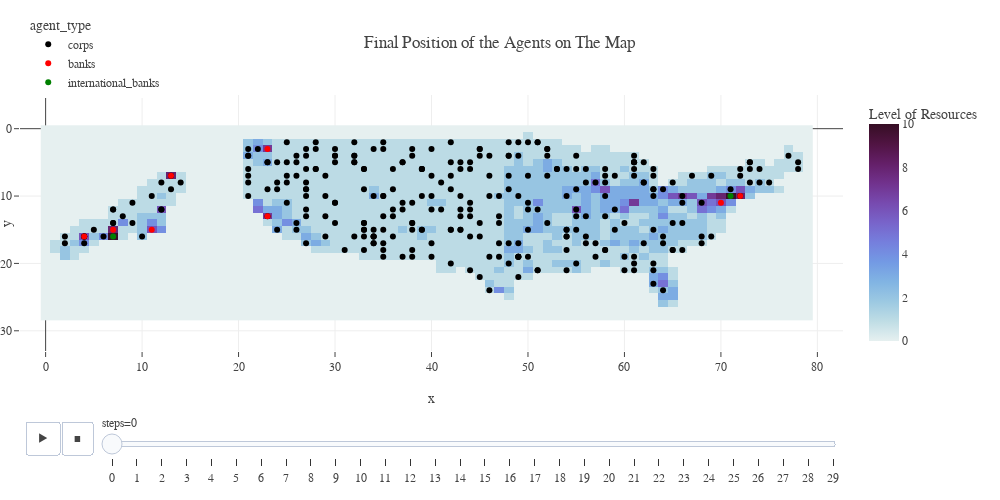

Write notebook code for a chart like this one.
### Code cell
def plot_agent_movement(model, agent_position_df):

    temp = dict(layout=go.Layout(font=dict(family="Franklin Gothic", size = 12)))
    map_a = model.static_map.currencyA_map_init
    map_b = model.static_map.currencyB_map_init
    world_map = map_a + map_b


    fig = px.scatter(agent_position_df, 
                    x = "x", 
                    y = "y", 
                    animation_frame = "steps", 
                    animation_group = "agent_id", 
                    color = "agent_type", 
                    color_discrete_sequence = ["black", "red", "green"],
                    hover_name = "agent_type")

    fig.add_heatmap(z = world_map, 
                    colorscale='dense', 
                    colorbar=dict(title='Level of Resources'))

    fig.update_yaxes(range = [agent_position_df['y'].max() + 5, agent_position_df['y'].min() - 5])

    fig.update_layout(template = temp,
                    title_text = 'Final Position of the Agents on The Map',
                    hovermode = 'closest', 
                    margin = dict(l = 20, r = 20, t = 50, b = 20),
                    height = 500, 
                    width = 1000, 
                    showlegend = True, 
                    legend = dict(yanchor = "bottom", 
                                    y = 0.99,
                                    xanchor = "left",
                                    x = 0.01))
    return fig


plot_agent_movement(model, agent_position_df)

### Figure 1 — Plotly figure (JSON) as saved in the notebook; plotly's stock layout.template omitted (floating-point values rounded to 4 significant figures; data arrays with more than 128 entries replaced by an {"elided": "..."} marker saying what was removed)
{"data": [{"hovertemplate": "<b>%{hovertext}</b><br><br>agent_type=corps<br>steps=0<br>x=%{x}<br>y=%{y}<extra></extra>", "hovertext": {"elided": "300 str values"}, "ids": {"elided": "300 int values"}, "legendgroup": "corps", "marker": {"color": "black", "symbol": "circle"}, "mode": "markers", "name": "corps", "orientation": "v", "showlegend": true, "type": "scatter", "x": {"elided": "300 int values"}, "xaxis": "x", "y": {"elided": "300 int values"}, "yaxis": "y"}, {"hovertemplate": "<b>%{hovertext}</b><br><br>agent_type=banks<br>steps=0<br>x=%{x}<br>y=%{y}<extra></extra>", "hovertext": ["banks", "banks", "banks", "banks", "banks", "banks", "banks", "banks"], "ids": [4942, 4943, 4944, 4945, 4946, 4947, 4948, 4949], "legendgroup": "banks", "marker": {"color": "red", "symbol": "circle"}, "mode": "markers", "name": "banks", "orientation": "v", "showlegend": true, "type": "scatter", "x": [4, 7, 11, 13, 23, 23, 72, 70], "xaxis": "x", "y": [16, 15, 15, 7, 13, 3, 10, 11], "yaxis": "y"}, {"hovertemplate": "<b>%{hovertext}</b><br><br>agent_type=international_banks<br>steps=0<br>x=%{x}<br>y=%{y}<extra></extra>", "hovertext": ["international_banks", "international_banks"], "ids": [4950, 4951], "legendgroup": "international_banks", "marker": {"color": "green", "symbol": "circle"}, "mode": "markers", "name": "international_banks", "orientation": "v", "showlegend": true, "type": "scatter", "x": [7, 71], "xaxis": "x", "y": [16, 10], "yaxis": "y"}, {"colorbar": {"title": {"text": "Level of Resources"}}, "colorscale": [[0, "rgb(230, 240, 240)"], [0.09091, "rgb(191, 221, 229)"], [0.1818, "rgb(156, 201, 226)"], [0.2727, "rgb(129, 180, 227)"], [0.3636, "rgb(115, 154, 228)"], [0.4545, "rgb(117, 127, 221)"], [0.5455, "rgb(120, 100, 202)"], [0.6364, "rgb(119, 74, 175)"], [0.7273, "rgb(113, 50, 141)"], [0.8182, "rgb(100, 31, 104)"], [0.9091, "rgb(80, 20, 66)"], [1, "rgb(54, 14, 36)"]], "type": "heatmap", "z": {"elided": "29x80 int values"}}], "layout": {"height": 500, "hovermode": "closest", "legend": {"title": {"text": "agent_type"}, "tracegroupgap": 0, "x": 0.01, "xanchor": "left", "y": 0.99, "yanchor": "bottom"}, "margin": {"b": 20, "l": 20, "r": 20, "t": 50}, "showlegend": true, "sliders": [{"active": 0, "currentvalue": {"prefix": "steps="}, "len": 0.9, "pad": {"b": 10, "t": 60}, "steps": [{"args": [["0"], {"frame": {"duration": 0, "redraw": false}, "fromcurrent": true, "mode": "immediate", "transition": {"duration": 0, "easing": "linear"}}], "label": "0", "method": "animate"}, {"args": [["1"], {"frame": {"duration": 0, "redraw": false}, "fromcurrent": true, "mode": "immediate", "transition": {"duration": 0, "easing": "linear"}}], "label": "1", "method": "animate"}, {"args": [["2"], {"frame": {"duration": 0, "redraw": false}, "fromcurrent": true, "mode": "immediate", "transition": {"duration": 0, "easing": "linear"}}], "label": "2", "method": "animate"}, {"args": [["3"], {"frame": {"duration": 0, "redraw": false}, "fromcurrent": true, "mode": "immediate", "transition": {"duration": 0, "easing": "linear"}}], "label": "3", "method": "animate"}, {"args": [["4"], {"frame": {"duration": 0, "redraw": false}, "fromcurrent": true, "mode": "immediate", "transition": {"duration": 0, "easing": "linear"}}], "label": "4", "method": "animate"}, {"args": [["5"], {"frame": {"duration": 0, "redraw": false}, "fromcurrent": true, "mode": "immediate", "transition": {"duration": 0, "easing": "linear"}}], "label": "5", "method": "animate"}, {"args": [["6"], {"frame": {"duration": 0, "redraw": false}, "fromcurrent": true, "mode": "immediate", "transition": {"duration": 0, "easing": "linear"}}], "label": "6", "method": "animate"}, {"args": [["7"], {"frame": {"duration": 0, "redraw": false}, "fromcurrent": true, "mode": "immediate", "transition": {"duration": 0, "easing": "linear"}}], "label": "7", "method": "animate"}, {"args": [["8"], {"frame": {"duration": 0, "redraw": false}, "fromcurrent": true, "mode": "immediate", "transition": {"duration": 0, "easing": "linear"}}], "label": "8", "method": "animate"}, {"args": [["9"], {"frame": {"duration": 0, "redraw": false}, "fromcurrent": true, "mode": "immediate", "transition": {"duration": 0, "easing": "linear"}}], "label": "9", "method": "animate"}, {"args": [["10"], {"frame": {"duration": 0, "redraw": false}, "fromcurrent": true, "mode": "immediate", "transition": {"duration": 0, "easing": "linear"}}], "label": "10", "method": "animate"}, {"args": [["11"], {"frame": {"duration": 0, "redraw": false}, "fromcurrent": true, "mode": "immediate", "transition": {"duration": 0, "easing": "linear"}}], "label": "11", "method": "animate"}, {"args": [["12"], {"frame": {"duration": 0, "redraw": false}, "fromcurrent": true, "mode": "immediate", "transition": {"duration": 0, "easing": "linear"}}], "label": "12", "method": "animate"}, {"args": [["13"], {"frame": {"duration": 0, "redraw": false}, "fromcurrent": true, "mode": "immediate", "transition": {"duration": 0, "easing": "linear"}}], "label": "13", "method": "animate"}, {"args": [["14"], {"frame": {"duration": 0, "redraw": false}, "fromcurrent": true, "mode": "immediate", "transition": {"duration": 0, "easing": "linear"}}], "label": "14", "method": "animate"}, {"args": [["15"], {"frame": {"duration": 0, "redraw": false}, "fromcurrent": true, "mode": "immediate", "transition": {"duration": 0, "easing": "linear"}}], "label": "15", "method": "animate"}, {"args": [["16"], {"frame": {"duration": 0, "redraw": false}, "fromcurrent": true, "mode": "immediate", "transition": {"duration": 0, "easing": "linear"}}], "label": "16", "method": "animate"}, {"args": [["17"], {"frame": {"duration": 0, "redraw": false}, "fromcurrent": true, "mode": "immediate", "transition": {"duration": 0, "easing": "linear"}}], "label": "17", "method": "animate"}, {"args": [["18"], {"frame": {"duration": 0, "redraw": false}, "fromcurrent": true, "mode": "immediate", "transition": {"duration": 0, "easing": "linear"}}], "label": "18", "method": "animate"}, {"args": [["19"], {"frame": {"duration": 0, "redraw": false}, "fromcurrent": true, "mode": "immediate", "transition": {"duration": 0, "easing": "linear"}}], "label": "19", "method": "animate"}, {"args": [["20"], {"frame": {"duration": 0, "redraw": false}, "fromcurrent": true, "mode": "immediate", "transition": {"duration": 0, "easing": "linear"}}], "label": "20", "method": "animate"}, {"args": [["21"], {"frame": {"duration": 0, "redraw": false}, "fromcurrent": true, "mode": "immediate", "transition": {"duration": 0, "easing": "linear"}}], "label": "21", "method": "animate"}, {"args": [["22"], {"frame": {"duration": 0, "redraw": false}, "fromcurrent": true, "mode": "immediate", "transition": {"duration": 0, "easing": "linear"}}], "label": "22", "method": "animate"}, {"args": [["23"], {"frame": {"duration": 0, "redraw": false}, "fromcurrent": true, "mode": "immediate", "transition": {"duration": 0, "easing": "linear"}}], "label": "23", "method": "animate"}, {"args": [["24"], {"frame": {"duration": 0, "redraw": false}, "fromcurrent": true, "mode": "immediate", "transition": {"duration": 0, "easing": "linear"}}], "label": "24", "method": "animate"}, {"args": [["25"], {"frame": {"duration": 0, "redraw": false}, "fromcurrent": true, "mode": "immediate", "transition": {"duration": 0, "easing": "linear"}}], "label": "25", "method": "animate"}, {"args": [["26"], {"frame": {"duration": 0, "redraw": false}, "fromcurrent": true, "mode": "immediate", "transition": {"duration": 0, "easing": "linear"}}], "label": "26", "method": "animate"}, {"args": [["27"], {"frame": {"duration": 0, "redraw": false}, "fromcurrent": true, "mode": "immediate", "transition": {"duration": 0, "easing": "linear"}}], "label": "27", "method": "animate"}, {"args": [["28"], {"frame": {"duration": 0, "redraw": false}, "fromcurrent": true, "mode": "immediate", "transition": {"duration": 0, "easing": "linear"}}], "label": "28", "method": "animate"}, {"args": [["29"], {"frame": {"duration": 0, "redraw": false}, "fromcurrent": true, "mode": "immediate", "transition": {"duration": 0, "easing": "linear"}}], "label": "29", "method": "animate"}], "x": 0.1, "xanchor": "left", "y": 0, "yanchor": "top"}], "title": {"text": "Final Position of the Agents on The Map"}, "updatemenus": [{"buttons": [{"args": [null, {"frame": {"duration": 500, "redraw": false}, "fromcurrent": true, "mode": "immediate", "transition": {"duration": 500, "easing": "linear"}}], "label": "&#9654;", "method": "animate"}, {"args": [[null], {"frame": {"duration": 0, "redraw": false}, "fromcurrent": true, "mode": "immediate", "transition": {"duration": 0, "easing": "linear"}}], "label": "&#9724;", "method": "animate"}], "direction": "left", "pad": {"r": 10, "t": 70}, "showactive": false, "type": "buttons", "x": 0.1, "xanchor": "right", "y": 0, "yanchor": "top"}], "width": 1000, "xaxis": {"anchor": "y", "domain": [0, 1], "title": {"text": "x"}}, "yaxis": {"anchor": "x", "domain": [0, 1], "range": [33, -5], "title": {"text": "y"}}}}
